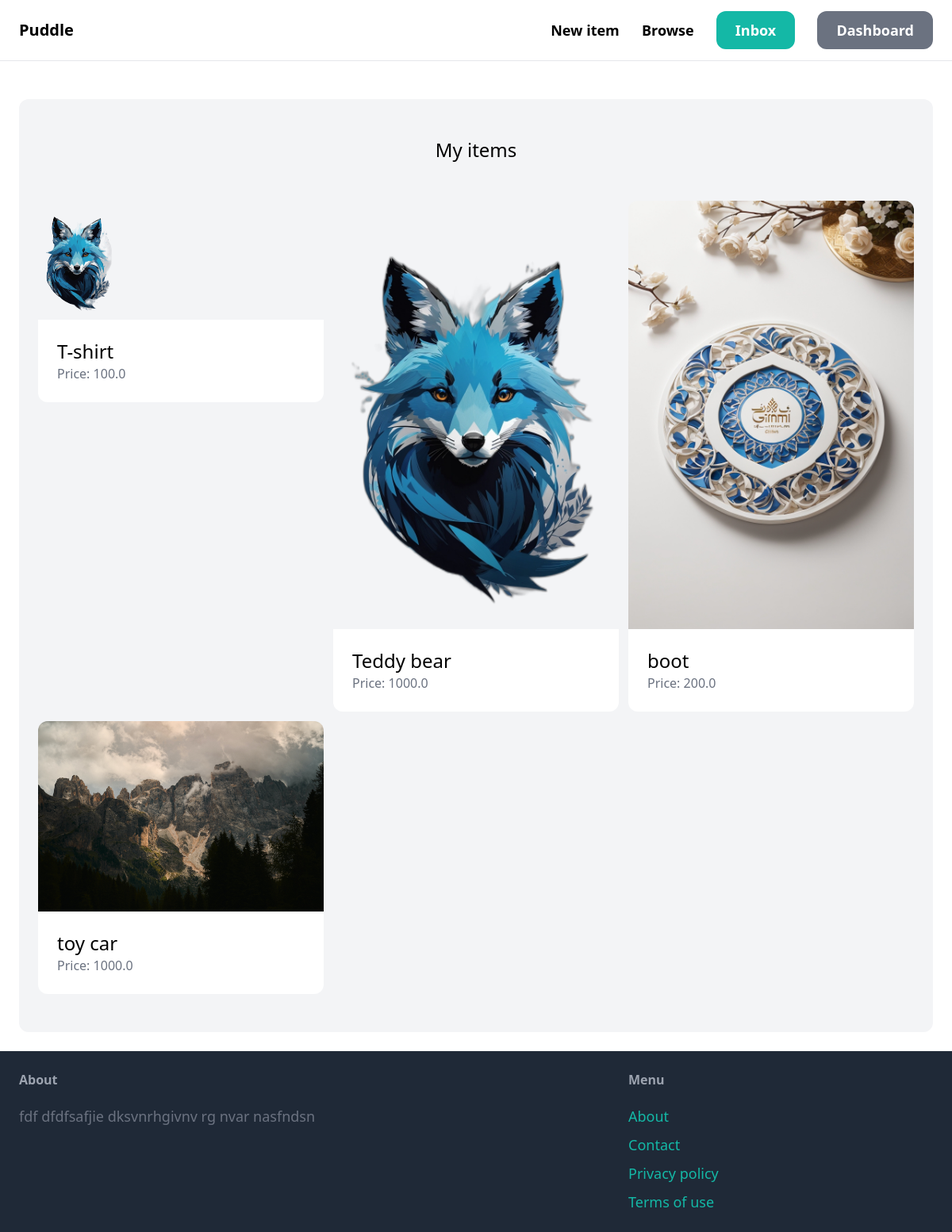
Page /dashboard/ (signed in) on the earlier database version.
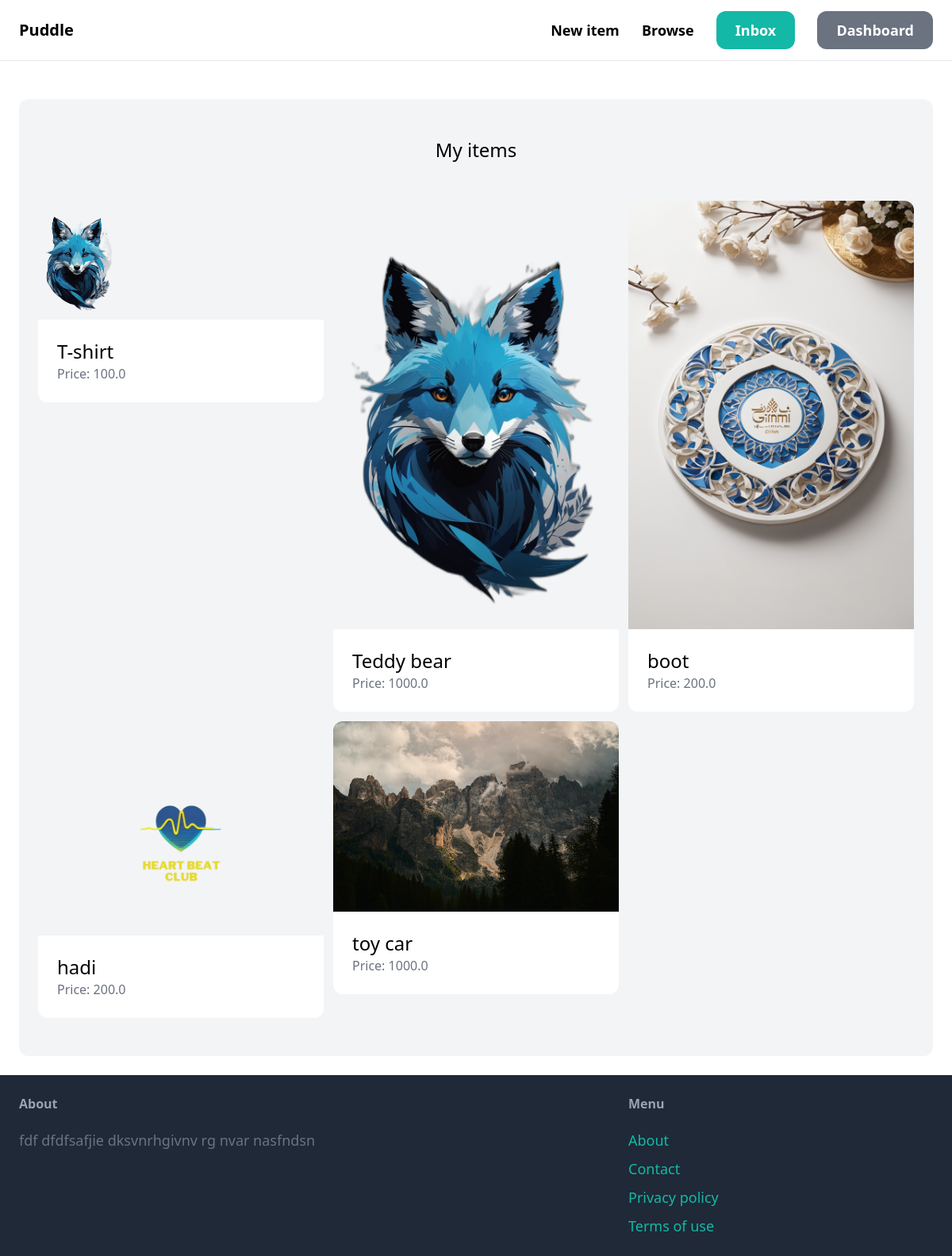
Same page on the later database version.
### item/models.py (models this page shows, shortened)
class Item(models.Model):
    Category=models.ForeignKey(Category,related_name='items',on_delete=models.CASCADE)
    name = models.CharField(max_length=255)
    description = models.TextField(blank=True,null=False)
    price= models.FloatField()
    image=models.ImageField(upload_to='items_images',blank=True,null=True)
    is_sold= models.BooleanField(default=False)
    created_by=models.ForeignKey(User,related_name='items',on_delete=models.CASCADE)
    created_at=models.DateTimeField(auto_now_add=True)
    class Meta:
        ordering= ('name',)

### dashboard/views.py (the view)
# urls.py: path("",views.index,name="index"),
@login_required
def index(request):
    items= Item.objects.filter(created_by=request.user)
    return render(request,'dashboard/index.html',{
        'items':items,
    })

### dashboard/templates/dashboard/index.html (shortened to what this page needs)
{% extends 'core/base.html'%}
{%block content%}
<div class="mt-6 px-6 py-12 bg-gray-100 rounded-xl">
    <h2 class="mb-12 text-2xl text-center">My items</h2>
    <div class="grid grid-cols-3 gap-3">
        {% for item in items%}
            <div>
                <a href="{% url 'item:detail' item.id %}" class="">
                    <div>
                        <img src="{{item.image.url}}" alt="{{item.name}}"  class=" rounded-t-xl">
                    </div>
                    <div class="p-6 bg-white rounded-b-xl">
                        <h2 class="text-2xl">{{item.name}}</h2>
                        <p class="text-gray-500">Price: {{item.price}}</p>
                    </div>
                </a>
            </div>
        {%endfor%}
    </div>
</div>
{%endblock%}

Differences in the rows shown:
added Item: image (picture), name "hadi", price "200.0"
